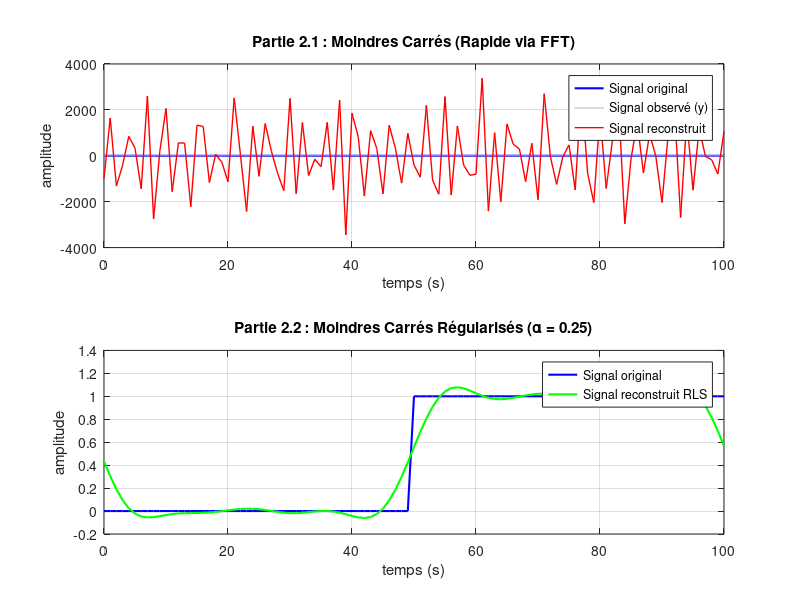
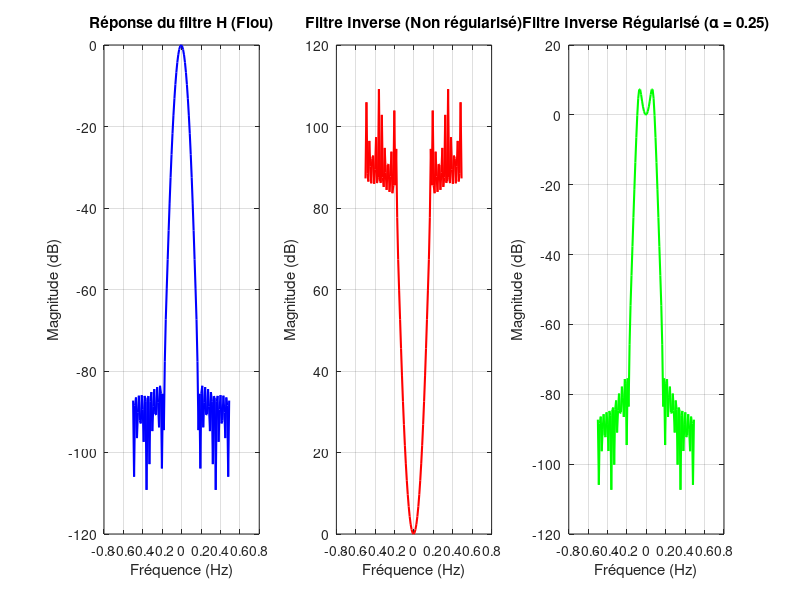

MATLAB code for these plots, in order:
close all;
clear all;
clc;

L_x = 100;      % duration of observation of the input signal
fe = 1;         % sampling frequency
Te = 1/fe;      % sampling period
N_x = L_x/Te;   % number of points in signal x
k_x = (0:N_x)'; % time index (vetor coluna)
t_x = k_x*Te;   % time basis

%**************************************************************************
%% 1. Signal x
k1 = 0:N_x/2-1;
x1 = zeros(length(k1),1);
k2 = N_x/2:N_x;
x2 = ones(length(k2),1);

x = [x1; x2];
N_total = length(x);

%% 2. Filtre Gaussien h
sigma = 4;
sigma_h = sigma*Te;
mu_h = 15*Te;
L_h = 30*Te;
t_h = (0:Te:L_h)';
N_h = length(t_h);

% Filtro gaussiano (vetor coluna)
h = (1/(sigma_h*sqrt(2*pi))) * exp(-((t_h-mu_h).^2) / (2*sigma_h^2));

%% 3. Convolution
% Ao invés de 'same', fazemos a convolução completa e extraímos a parte válida
% para que o modelo matricial/circulante funcione com a FFT.
y_full = conv(x,h);
y_nb = y_full(N_h:N_h+N_total-1);

%% 4. Add noise
snr = 30; %dB
sigmab2 = 10^(-snr/10)*mean(y_nb.^2);
sigmab = sqrt(sigmab2);
w = randn(size(y_nb)) * sigmab; %noise
y = y_nb + w;

%==========================================================================
%% 2.1 Moindres Carrés (Rapide via FFT)

% Construção da aproximação circulante do filtro h
c_h = [h(end); zeros(N_total-N_h,1); h(1:end-1)];
lambda_h = fft(c_h);
y_fft = fft(y);

x_hat = y_fft ./ lambda_h;
x_rec = real(ifft(x_hat)); % Uso de real() para ignorar resíduos imaginários numéricos

figure(1);
subplot(2,1,1);
plot(t_x, x, 'b', 'LineWidth', 1.5);
hold on;
plot(t_x, y, 'Color', [0.7 0.7 0.7]); % Mostrando o sinal ruidoso
plot(t_x, x_rec, 'r', 'LineWidth', 1); 
xlabel('temps (s)'); ylabel('amplitude'); 
title('Partie 2.1 : Moindres Carrés (Rapide via FFT)');
legend('Signal original', 'Signal observé (y)', 'Signal reconstruit');
grid on;

%==========================================================================
%% 2.2 Moindres Carrés Régularisés (RLS)

alpha = 0.25;
% Operador de diferença finita de primeira ordem
d = [1; zeros(N_total-2,1); -1];
lambda_d = fft(d); % Corrigido de d1 para d

% Filtro Inverso Regularizado no domínio da frequência
g_RLS = conj(lambda_h) ./ (abs(lambda_h).^2 + alpha * abs(lambda_d).^2);

X_hat_RLS = y_fft .* g_RLS;
x_rec_fft_RLS = real(ifft(X_hat_RLS));

subplot(2,1,2);
plot(t_x, x, 'b', 'LineWidth', 1.5);
hold on;
plot(t_x, x_rec_fft_RLS, 'g', 'LineWidth', 1.5);
xlabel('temps (s)'); ylabel('amplitude'); 
title(['Partie 2.2 : Moindres Carrés Régularisés (\alpha = ' num2str(alpha) ')']);
legend('Signal original', 'Signal reconstruit RLS');
grid on;

%==========================================================================
%% Análise Espectral
figure(2);
freq = (-N_total/2:N_total/2-1)' * fe/N_total;

subplot(1,3,1);
plot(freq, fftshift(20*log10(abs(lambda_h))), 'b', 'LineWidth', 1.5);
xlabel('Fréquence (Hz)'); ylabel('Magnitude (dB)');
title('Réponse du filtre H (Flou)');
grid on;

subplot(1,3,2);
plot(freq, fftshift(20*log10(abs(1./lambda_h))), 'r', 'LineWidth', 1.5);
xlabel('Fréquence (Hz)'); ylabel('Magnitude (dB)');
title('Filtre Inverse (Non régularisé)');
grid on;

subplot(1,3,3);
plot(freq, fftshift(20*log10(abs(g_RLS))), 'g', 'LineWidth', 1.5);
xlabel('Fréquence (Hz)'); ylabel('Magnitude (dB)');
title(['Filtre Inverse Régularisé (\alpha = ' num2str(alpha) ')']);
grid on;
